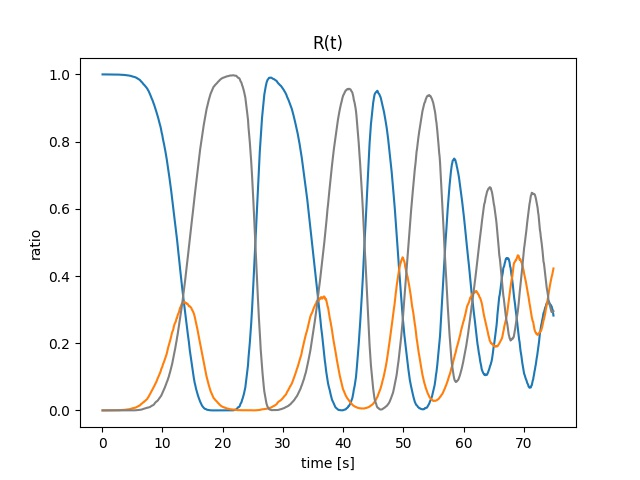

Write the Python code that produced this figure.
import json
import numpy
import matplotlib
import matplotlib.pyplot

states_dump_file_name = "./states.txt"
parse_num_text = 250

def getExpectedValues(state):
    prey_l = state[state == 1]
    predator_l = state[state == 0]

    N_vertex = state.size
    prey_s, predator_s = prey_l.size, predator_l.size

    return (prey_s / N_vertex, predator_s / N_vertex)


time_list = []
prey_list = []
predator_list = []
death_list = []

f = open(states_dump_file_name, "r")
line = f.readline()
line_num, iter = 0, 0

while line != "":
    line_num += 1
    if line_num > iter*parse_num_text:
        print("Parsed " + str(iter*parse_num_text) + " lines")
        iter += 1

    break_index = line.index("[")
    time = line[:break_index]
    json_state = line[break_index:]
    state = numpy.array( json.loads(json_state) )

    time_list.append(float(time))
    expected_values = getExpectedValues(state)
    prey_list.append(expected_values[0])
    predator_list.append(expected_values[1])
    death_list.append(1 - expected_values[0] - expected_values[1])

    line = f.readline()

#print(time)
fig, ax = matplotlib.pyplot.subplots()
ax.plot(time_list, prey_list)
ax.plot(time_list, predator_list)
ax.plot(time_list, death_list, color="gray")

ax.set(xlabel='time [s]', ylabel='ratio',
       title='R(t)')

#ax.grid(which='major', axis='y')
matplotlib.pyplot.show()
fig.savefig("graph_prey.jpg")
